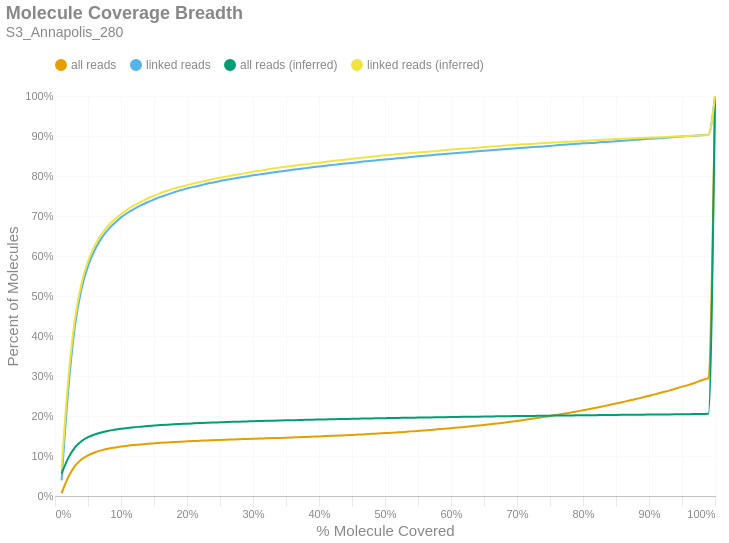

Here is the notebook cell this chart was saved with:
### Markdown cell above
### Molecule Read Coverage
This chart shows molecule coverage breadth as computed by the number of bases aligned to that molecule. In other words, "*how much of each unique long molecule is actually sequenced/aligned?*" Keep in mind there is a distinction between sequences and alignments, since some sequences belonging to a particular molecule may not align well and wouldn't appear in the alignment data. This chart also shows molecule coverage breadth as computed by the *inferred fragment* from which the aligned sequences originate. Unlike read coverage, this calculation takes into account the total insert size, including unsequenced gaps between the forward and reverse reads. Like the previous figures, these are cumulative percents.

### Code cell
if SKIPLR:
    print_html(f"Skipped")
else:
    binned_df = consolidated_hist(valids['coverage_bp'], mask, 0.01, True)
    binned_df_inf = consolidated_hist(valids['coverage_inserts'], mask, 0.01, True)
    binned_df = binned_df.with_columns(pl.lit(binned_df_inf['all reads (cumsum)']).alias('all reads (inferred)'))
    binned_df = binned_df.with_columns(pl.lit(binned_df_inf['linked reads (cumsum)']).alias('linked reads (inferred)'))
    binned_df = binned_df.with_columns(
        (pl.col('bin').cast(pl.Float64) + 0.01).alias('right_edge')
    )

    with SafeRender(binned_df):
        (
            density_plot(binned_df, 'Molecule Coverage Breadth', samplename, 'molcov', ['all reads (inferred)','linked reads (inferred)'])
            .encode(
                #x=alt.X('bin:Q', title="% Molecule Covered").axis(format = '%').scale(padding=0),
                x=alt.X('right_edge:Q', title="% Molecule Covered").axis(format='%').scale(padding=0),
                y=alt.Y('value:Q', title='Percent of Molecules')
                    .axis(format='%')
                    .stack(False)
                    .scale(domainMin=0, padding=0),
                color=alt.Color("key:N").scale(domain = ["all reads", "linked reads", "all reads (inferred)", "linked reads (inferred)"]),
                tooltip = [
                    alt.Tooltip("key:N", title = "Data Type"),
                    alt.Tooltip("range_label:N", title="% Molecule Covered"),
                    alt.Tooltip("value:Q", format = ".2%", title="% Molecules")
                ]
            )
        ).display()

### Figure 1 — Vega-Lite specification as saved in the notebook (floating-point values rounded to 4 significant figures)
{"width": "container", "height": 400, "config": {"title": {"anchor": "start", "dy": -15, "fontSize": 18, "color": "#888888", "subtitleColor": "#888888", "subtitleFontSize": 14}, "arc": {"fill": "#0072B2"}, "axis": {"domainColor": "#888888", "domainWidth": 0.5, "gridWidth": 0.2, "grid": false, "titleFontWeight": 400, "titleFontSize": 15, "labelFontSize": 11, "labelColor": "#888888", "tickColor": "#888888", "tickWidth": 0.2, "titleColor": "#888888"}, "axisBand": {"grid": false}, "axisX": {"grid": true, "tickSize": 10, "domainCap": "round"}, "axisY": {"domain": false, "grid": true, "tickSize": 0, "domainCap": "round"}, "background": "transparent", "header": {"labelFontSize": 15, "labelColor": "#888888", "titleFontSize": 15, "titleFontWeight": 600, "titleColor": "#888888"}, "legend": {"labelFont": "sans-serif", "labelFontSize": 12, "labelColor": "#888888", "symbolSize": 100, "symbolType": "circle", "titleFontSize": 12, "titlePadding": 10, "titleColor": "#888888", "title": null, "orient": "top"}, "range": {"category": ["#E69F00", "#56B4E9", "#009E73", "#F0E442", "#0072B2", "#D55E00", "#CC79A7", "#000000"], "diverging": ["#cfe8f3", "#a2d4ec", "#73bfe2", "#46abdb", "#1696d2", "#12719e"]}, "area": {"fill": "#0072B2", "fillOpacity": 0.7, "line": true, "strokeOpacity": 0.7}, "line": {"color": "#0072B2", "stroke": "#0072B2", "strokeWidth": 2}, "trail": {"color": "#0072B2", "stroke": "#0072B2", "strokeWidth": 0, "size": 1}, "point": {"filled": true, "fillOpacity": 1.0, "size": 95}, "text": {"color": "#888888", "fontSize": 11, "align": "right", "fontWeight": 400, "size": 11}, "bar": {"fill": "#0072B2", "stroke": null}, "view": {"stroke": null, "continuousWidth": 660, "continuousHeight": 400}}, "data": {"name": "data-188ecb6844c57dbc4c3f8c64d299b5ac"}, "mark": {"type": "line", "interpolate": "monotone", "point": {"opacity": 0, "size": 275}}, "encoding": {"color": {"field": "key", "scale": {"domain": ["all reads", "linked reads", "all reads (inferred)", "linked reads (inferred)"]}, "type": "nominal"}, "tooltip": [{"field": "key", "title": "Data Type", "type": "nominal"}, {"field": "range_label", "title": "% Molecule Covered", "type": "nominal"}, {"field": "value", "format": ".2%", "title": "% Molecules", "type": "quantitative"}], "x": {"axis": {"format": "%"}, "field": "right_edge", "scale": {"padding": 0}, "title": "% Molecule Covered", "type": "quantitative"}, "y": {"axis": {"format": "%"}, "field": "value", "scale": {"domainMin": 0, "padding": 0}, "stack": false, "title": "Percent of Molecules", "type": "quantitative"}}, "params": [{"name": "param_c36ac31b6afebe62", "select": {"type": "point", "fields": ["key"]}, "bind": "legend"}], "title": {"text": "Molecule Coverage Breadth", "subtitle": "S3_Annapolis_280"}, "transform": [{"fold": ["all reads (cumsum)", "linked reads (cumsum)", "all reads (inferred)", "linked reads (inferred)"]}, {"calculate": "replace(datum.key, ' (cumsum)', '')", "as": "key"}, {"filter": {"param": "param_c36ac31b6afebe62"}}], "usermeta": {"embedOptions": {"downloadFileName": "S3_Annapolis_280.molcov"}}, "$schema": "https://vega.github.io/schema/vega-lite/v6.1.0.json", "datasets": {"data-188ecb6844c57dbc4c3f8c64d299b5ac": [{"bin": "0.0", "interval": "0.0-0.01", "all reads": 0.007215, "linked reads": 0.03921, "all reads (cumsum)": 0.007215, "linked reads (cumsum)": 0.03921, "range_label": "0.0-0.01", "all reads (inferred)": 0.05573, "linked reads (inferred)": 0.0682, "right_edge": 0.01}, {"bin": "0.01", "interval": "0.01-0.02", "all reads": 0.03962, "linked reads": 0.2241, "all reads (cumsum)": 0.04684, "linked reads (cumsum)": 0.2633, "range_label": "0.01-0.02", "all reads (inferred)": 0.09479, "linked reads (inferred)": 0.2899, "right_edge": 0.02}, {"bin": "0.02", "interval": "0.02-0.03", "all reads": 0.02799, "linked reads": 0.1591, "all reads (cumsum)": 0.07483, "linked reads (cumsum)": 0.4225, "range_label": "0.02-0.03", "all reads (inferred)": 0.1212, "linked reads (inferred)": 0.4401, "right_edge": 0.03}, {"bin": "0.03", "interval": "0.03-0.04", "all reads": 0.01664, "linked reads": 0.09427, "all reads (cumsum)": 0.09147, "linked reads (cumsum)": 0.5168, "range_label": "0.03-0.04", "all reads (inferred)": 0.1371, "linked reads (inferred)": 0.5304, "right_edge": 0.04}, {"bin": "0.04", "interval": "0.04-0.05", "all reads": 0.0103, "linked reads": 0.05805, "all reads (cumsum)": 0.1018, "linked reads (cumsum)": 0.5748, "range_label": "0.04-0.05", "all reads (inferred)": 0.1471, "linked reads (inferred)": 0.5873, "right_edge": 0.05}, {"bin": "0.05", "interval": "0.05-0.06", "all reads": 0.007055, "linked reads": 0.03958, "all reads (cumsum)": 0.1088, "linked reads (cumsum)": 0.6144, "range_label": "0.05-0.06", "all reads (inferred)": 0.1538, "linked reads (inferred)": 0.6254, "right_edge": 0.06}, {"bin": "0.06", "interval": "0.06-0.07", "all reads": 0.005179, "linked reads": 0.02903, "all reads (cumsum)": 0.114, "linked reads (cumsum)": 0.6434, "range_label": "0.06-0.07", "all reads (inferred)": 0.1588, "linked reads (inferred)": 0.6535, "right_edge": 0.07}, {"bin": "0.07", "interval": "0.07-0.08", "all reads": 0.00394, "linked reads": 0.02208, "all reads (cumsum)": 0.1179, "linked reads (cumsum)": 0.6655, "range_label": "0.07-0.08", "all reads (inferred)": 0.1626, "linked reads (inferred)": 0.6748, "right_edge": 0.08}, {"bin": "0.08", "interval": "0.08-0.09", "all reads": 0.002942, "linked reads": 0.01646, "all reads (cumsum)": 0.1209, "linked reads (cumsum)": 0.682, "range_label": "0.08-0.09", "all reads (inferred)": 0.1655, "linked reads (inferred)": 0.691, "right_edge": 0.09}, {"bin": "0.09", "interval": "0.09-0.1", "all reads": 0.002632, "linked reads": 0.01457, "all reads (cumsum)": 0.1235, "linked reads (cumsum)": 0.6965, "range_label": "0.09-0.1", "all reads (inferred)": 0.168, "linked reads (inferred)": 0.7051, "right_edge": 0.1}, {"bin": "0.1", "interval": "0.1-0.11", "all reads": 0.002134, "linked reads": 0.01164, "all reads (cumsum)": 0.1256, "linked reads (cumsum)": 0.7082, "range_label": "0.1-0.11", "all reads (inferred)": 0.1701, "linked reads (inferred)": 0.7167, "right_edge": 0.11}, {"bin": "0.11", "interval": "0.11-0.12", "all reads": 0.001748, "linked reads": 0.009588, "all reads (cumsum)": 0.1274, "linked reads (cumsum)": 0.7178, "range_label": "0.11-0.12", "all reads (inferred)": 0.1719, "linked reads (inferred)": 0.727, "right_edge": 0.12}, {"bin": "0.12", "interval": "0.12-0.13", "all reads": 0.001576, "linked reads": 0.00865, "all reads (cumsum)": 0.129, "linked reads (cumsum)": 0.7264, "range_label": "0.12-0.13", "all reads (inferred)": 0.1734, "linked reads (inferred)": 0.7352, "right_edge": 0.13}, {"bin": "0.13", "interval": "0.13-0.14", "all reads": 0.001413, "linked reads": 0.007887, "all reads (cumsum)": 0.1304, "linked reads (cumsum)": 0.7343, "range_label": "0.13-0.14", "all reads (inferred)": 0.1749, "linked reads (inferred)": 0.7437, "right_edge": 0.14}, {"bin": "0.14", "interval": "0.14-0.15", "all reads": 0.001243, "linked reads": 0.006843, "all reads (cumsum)": 0.1316, "linked reads (cumsum)": 0.7411, "range_label": "0.14-0.15", "all reads (inferred)": 0.1761, "linked reads (inferred)": 0.7505, "right_edge": 0.15}, {"bin": "0.15", "interval": "0.15-0.16", "all reads": 0.001206, "linked reads": 0.006588, "all reads (cumsum)": 0.1328, "linked reads (cumsum)": 0.7477, "range_label": "0.15-0.16", "all reads (inferred)": 0.1773, "linked reads (inferred)": 0.7571, "right_edge": 0.16}, {"bin": "0.16", "interval": "0.16-0.17", "all reads": 0.001052, "linked reads": 0.005745, "all reads (cumsum)": 0.1339, "linked reads (cumsum)": 0.7535, "range_label": "0.16-0.17", "all reads (inferred)": 0.1783, "linked reads (inferred)": 0.763, "right_edge": 0.17}, {"bin": "0.17", "interval": "0.17-0.18", "all reads": 0.001012, "linked reads": 0.005584, "all reads (cumsum)": 0.1349, "linked reads (cumsum)": 0.7591, "range_label": "0.17-0.18", "all reads (inferred)": 0.1793, "linked reads (inferred)": 0.7684, "right_edge": 0.18}, {"bin": "0.18", "interval": "0.18-0.19", "all reads": 0.0009845, "linked reads": 0.00545, "all reads (cumsum)": 0.1359, "linked reads (cumsum)": 0.7645, "range_label": "0.18-0.19", "all reads (inferred)": 0.1801, "linked reads (inferred)": 0.7727, "right_edge": 0.19}, {"bin": "0.19", "interval": "0.19-0.2", "all reads": 0.0007937, "linked reads": 0.004379, "all reads (cumsum)": 0.1367, "linked reads (cumsum)": 0.7689, "range_label": "0.19-0.2", "all reads (inferred)": 0.1809, "linked reads (inferred)": 0.7771, "right_edge": 0.2}, {"bin": "0.2", "interval": "0.2-0.21", "all reads": 0.0007448, "linked reads": 0.003937, "all reads (cumsum)": 0.1374, "linked reads (cumsum)": 0.7728, "range_label": "0.2-0.21", "all reads (inferred)": 0.1816, "linked reads (inferred)": 0.781, "right_edge": 0.21}, {"bin": "0.21", "interval": "0.21-0.22", "all reads": 0.0006726, "linked reads": 0.003575, "all reads (cumsum)": 0.1381, "linked reads (cumsum)": 0.7764, "range_label": "0.21-0.22", "all reads (inferred)": 0.1823, "linked reads (inferred)": 0.785, "right_edge": 0.22}, {"bin": "0.22", "interval": "0.22-0.23", "all reads": 0.0007518, "linked reads": 0.004004, "all reads (cumsum)": 0.1388, "linked reads (cumsum)": 0.7804, "range_label": "0.22-0.23", "all reads (inferred)": 0.183, "linked reads (inferred)": 0.7889, "right_edge": 0.23}, {"bin": "0.23", "interval": "0.23-0.24", "all reads": 0.0006773, "linked reads": 0.003589, "all reads (cumsum)": 0.1395, "linked reads (cumsum)": 0.784, "range_label": "0.23-0.24", "all reads (inferred)": 0.1836, "linked reads (inferred)": 0.7923, "right_edge": 0.24}, {"bin": "0.24", "interval": "0.24-0.25", "all reads": 0.0006936, "linked reads": 0.003562, "all reads (cumsum)": 0.1402, "linked reads (cumsum)": 0.7876, "range_label": "0.24-0.25", "all reads (inferred)": 0.1842, "linked reads (inferred)": 0.7955, "right_edge": 0.25}, {"bin": "0.25", "interval": "0.25-0.26", "all reads": 0.0005726, "linked reads": 0.003, "all reads (cumsum)": 0.1408, "linked reads (cumsum)": 0.7906, "range_label": "0.25-0.26", "all reads (inferred)": 0.1848, "linked reads (inferred)": 0.7987, "right_edge": 0.26}, {"bin": "0.26", "interval": "0.26-0.27", "all reads": 0.0006051, "linked reads": 0.002866, "all reads (cumsum)": 0.1414, "linked reads (cumsum)": 0.7934, "range_label": "0.26-0.27", "all reads (inferred)": 0.1853, "linked reads (inferred)": 0.8018, "right_edge": 0.27}, {"bin": "0.27", "interval": "0.27-0.28", "all reads": 0.0005586, "linked reads": 0.002839, "all reads (cumsum)": 0.142, "linked reads (cumsum)": 0.7963, "range_label": "0.27-0.28", "all reads (inferred)": 0.1858, "linked reads (inferred)": 0.8047, "right_edge": 0.28}, {"bin": "0.28", "interval": "0.28-0.29", "all reads": 0.0005493, "linked reads": 0.002558, "all reads (cumsum)": 0.1425, "linked reads (cumsum)": 0.7988, "range_label": "0.28-0.29", "all reads (inferred)": 0.1863, "linked reads (inferred)": 0.8075, "right_edge": 0.29}, {"bin": "0.29", "interval": "0.29-0.3", "all reads": 0.0005609, "linked reads": 0.002799, "all reads (cumsum)": 0.1431, "linked reads (cumsum)": 0.8016, "range_label": "0.29-0.3", "all reads (inferred)": 0.1869, "linked reads (inferred)": 0.8104, "right_edge": 0.3}, {"bin": "0.3", "interval": "0.3-0.31", "all reads": 0.0005772, "linked reads": 0.002437, "all reads (cumsum)": 0.1436, "linked reads (cumsum)": 0.8041, "range_label": "0.3-0.31", "all reads (inferred)": 0.1874, "linked reads (inferred)": 0.8131, "right_edge": 0.31}, {"bin": "0.31", "interval": "0.31-0.32", "all reads": 0.0005586, "linked reads": 0.002451, "all reads (cumsum)": 0.1442, "linked reads (cumsum)": 0.8065, "range_label": "0.31-0.32", "all reads (inferred)": 0.1879, "linked reads (inferred)": 0.8158, "right_edge": 0.32}, {"bin": "0.32", "interval": "0.32-0.33", "all reads": 0.0005749, "linked reads": 0.002397, "all reads (cumsum)": 0.1448, "linked reads (cumsum)": 0.8089, "range_label": "0.32-0.33", "all reads (inferred)": 0.1884, "linked reads (inferred)": 0.8185, "right_edge": 0.33}, {"bin": "0.33", "interval": "0.33-0.34", "all reads": 0.0005307, "linked reads": 0.002156, "all reads (cumsum)": 0.1453, "linked reads (cumsum)": 0.8111, "range_label": "0.33-0.34", "all reads (inferred)": 0.1888, "linked reads (inferred)": 0.8209, "right_edge": 0.34}, {"bin": "0.34", "interval": "0.34-0.35", "all reads": 0.0005702, "linked reads": 0.002089, "all reads (cumsum)": 0.1459, "linked reads (cumsum)": 0.8131, "range_label": "0.34-0.35", "all reads (inferred)": 0.1892, "linked reads (inferred)": 0.8232, "right_edge": 0.35}, {"bin": "0.35", "interval": "0.35-0.36", "all reads": 0.0006261, "linked reads": 0.002437, "all reads (cumsum)": 0.1465, "linked reads (cumsum)": 0.8156, "range_label": "0.35-0.36", "all reads (inferred)": 0.1896, "linked reads (inferred)": 0.8252, "right_edge": 0.36}, {"bin": "0.36", "interval": "0.36-0.37", "all reads": 0.0006307, "linked reads": 0.002129, "all reads (cumsum)": 0.1471, "linked reads (cumsum)": 0.8177, "range_label": "0.36-0.37", "all reads (inferred)": 0.19, "linked reads (inferred)": 0.8272, "right_edge": 0.37}, {"bin": "0.37", "interval": "0.37-0.38", "all reads": 0.0005958, "linked reads": 0.001982, "all reads (cumsum)": 0.1477, "linked reads (cumsum)": 0.8197, "range_label": "0.37-0.38", "all reads (inferred)": 0.1904, "linked reads (inferred)": 0.8294, "right_edge": 0.38}, {"bin": "0.38", "interval": "0.38-0.39", "all reads": 0.0006494, "linked reads": 0.002143, "all reads (cumsum)": 0.1484, "linked reads (cumsum)": 0.8218, "range_label": "0.38-0.39", "all reads (inferred)": 0.1907, "linked reads (inferred)": 0.8312, "right_edge": 0.39}, {"bin": "0.39", "interval": "0.39-0.4", "all reads": 0.000661, "linked reads": 0.001888, "all reads (cumsum)": 0.149, "linked reads (cumsum)": 0.8237, "range_label": "0.39-0.4", "all reads (inferred)": 0.1911, "linked reads (inferred)": 0.8333, "right_edge": 0.4}, {"bin": "0.4", "interval": "0.4-0.41", "all reads": 0.0007006, "linked reads": 0.002049, "all reads (cumsum)": 0.1497, "linked reads (cumsum)": 0.8258, "range_label": "0.4-0.41", "all reads (inferred)": 0.1915, "linked reads (inferred)": 0.8353, "right_edge": 0.41}, {"bin": "0.41", "interval": "0.41-0.42", "all reads": 0.0006796, "linked reads": 0.001741, "all reads (cumsum)": 0.1504, "linked reads (cumsum)": 0.8275, "range_label": "0.41-0.42", "all reads (inferred)": 0.1919, "linked reads (inferred)": 0.8372, "right_edge": 0.42}, {"bin": "0.42", "interval": "0.42-0.43", "all reads": 0.0007681, "linked reads": 0.002009, "all reads (cumsum)": 0.1512, "linked reads (cumsum)": 0.8295, "range_label": "0.42-0.43", "all reads (inferred)": 0.1922, "linked reads (inferred)": 0.8392, "right_edge": 0.43}, {"bin": "0.43", "interval": "0.43-0.44", "all reads": 0.0006959, "linked reads": 0.001553, "all reads (cumsum)": 0.1519, "linked reads (cumsum)": 0.8311, "range_label": "0.43-0.44", "all reads (inferred)": 0.1926, "linked reads (inferred)": 0.841, "right_edge": 0.44}, {"bin": "0.44", "interval": "0.44-0.45", "all reads": 0.0008053, "linked reads": 0.001701, "all reads (cumsum)": 0.1527, "linked reads (cumsum)": 0.8328, "range_label": "0.44-0.45", "all reads (inferred)": 0.1929, "linked reads (inferred)": 0.8428, "right_edge": 0.45}, {"bin": "0.45", "interval": "0.45-0.46", "all reads": 0.0008542, "linked reads": 0.001875, "all reads (cumsum)": 0.1535, "linked reads (cumsum)": 0.8347, "range_label": "0.45-0.46", "all reads (inferred)": 0.1932, "linked reads (inferred)": 0.8446, "right_edge": 0.46}, {"bin": "0.46", "interval": "0.46-0.47", "all reads": 0.000945, "linked reads": 0.002022, "all reads (cumsum)": 0.1545, "linked reads (cumsum)": 0.8367, "range_label": "0.46-0.47", "all reads (inferred)": 0.1936, "linked reads (inferred)": 0.8465, "right_edge": 0.47}, {"bin": "0.47", "interval": "0.47-0.48", "all reads": 0.0008844, "linked reads": 0.001446, "all reads (cumsum)": 0.1554, "linked reads (cumsum)": 0.8381, "range_label": "0.47-0.48", "all reads (inferred)": 0.1939, "linked reads (inferred)": 0.8482, "right_edge": 0.48}, {"bin": "0.48", "interval": "0.48-0.49", "all reads": 0.0008263, "linked reads": 0.001701, "all reads (cumsum)": 0.1562, "linked reads (cumsum)": 0.8398, "range_label": "0.48-0.49", "all reads (inferred)": 0.1943, "linked reads (inferred)": 0.8501, "right_edge": 0.49}, {"bin": "0.49", "interval": "0.49-0.5", "all reads": 0.001038, "linked reads": 0.001473, "all reads (cumsum)": 0.1572, "linked reads (cumsum)": 0.8413, "range_label": "0.49-0.5", "all reads (inferred)": 0.1946, "linked reads (inferred)": 0.8517, "right_edge": 0.5}, {"bin": "0.5", "interval": "0.5-0.51", "all reads": 0.0008844, "linked reads": 0.001366, "all reads (cumsum)": 0.1581, "linked reads (cumsum)": 0.8427, "range_label": "0.5-0.51", "all reads (inferred)": 0.1949, "linked reads (inferred)": 0.8532, "right_edge": 0.51}, {"bin": "0.51", "interval": "0.51-0.52", "all reads": 0.001064, "linked reads": 0.00158, "all reads (cumsum)": 0.1592, "linked reads (cumsum)": 0.8442, "range_label": "0.51-0.52", "all reads (inferred)": 0.1953, "linked reads (inferred)": 0.855, "right_edge": 0.52}, {"bin": "0.52", "interval": "0.52-0.53", "all reads": 0.00112, "linked reads": 0.0015, "all reads (cumsum)": 0.1603, "linked reads (cumsum)": 0.8457, "range_label": "0.52-0.53", "all reads (inferred)": 0.1955, "linked reads (inferred)": 0.8561, "right_edge": 0.53}, {"bin": "0.53", "interval": "0.53-0.54", "all reads": 0.001268, "linked reads": 0.001741, "all reads (cumsum)": 0.1616, "linked reads (cumsum)": 0.8475, "range_label": "0.53-0.54", "all reads (inferred)": 0.1957, "linked reads (inferred)": 0.8575, "right_edge": 0.54}, {"bin": "0.54", "interval": "0.54-0.55", "all reads": 0.001182, "linked reads": 0.001674, "all reads (cumsum)": 0.1628, "linked reads (cumsum)": 0.8492, "range_label": "0.54-0.55", "all reads (inferred)": 0.196, "linked reads (inferred)": 0.8587, "right_edge": 0.55}, {"bin": "0.55", "interval": "0.55-0.56", "all reads": 0.001261, "linked reads": 0.001553, "all reads (cumsum)": 0.164, "linked reads (cumsum)": 0.8507, "range_label": "0.55-0.56", "all reads (inferred)": 0.1963, "linked reads (inferred)": 0.86, "right_edge": 0.56}, {"bin": "0.56", "interval": "0.56-0.57", "all reads": 0.001259, "linked reads": 0.00146, "all reads (cumsum)": 0.1653, "linked reads (cumsum)": 0.8522, "range_label": "0.56-0.57", "all reads (inferred)": 0.1965, "linked reads (inferred)": 0.8615, "right_edge": 0.57}, {"bin": "0.57", "interval": "0.57-0.58", "all reads": 0.001385, "linked reads": 0.001419, "all reads (cumsum)": 0.1667, "linked reads (cumsum)": 0.8536, "range_label": "0.57-0.58", "all reads (inferred)": 0.1968, "linked reads (inferred)": 0.8628, "right_edge": 0.58}, {"bin": "0.58", "interval": "0.58-0.59", "all reads": 0.001364, "linked reads": 0.001406, "all reads (cumsum)": 0.168, "linked reads (cumsum)": 0.855, "range_label": "0.58-0.59", "all reads (inferred)": 0.1971, "linked reads (inferred)": 0.8645, "right_edge": 0.59}, {"bin": "0.59", "interval": "0.59-0.6", "all reads": 0.00145, "linked reads": 0.001299, "all reads (cumsum)": 0.1695, "linked reads (cumsum)": 0.8563, "range_label": "0.59-0.6", "all reads (inferred)": 0.1974, "linked reads (inferred)": 0.8661, "right_edge": 0.6}, {"bin": "0.6", "interval": "0.6-0.61", "all reads": 0.001494, "linked reads": 0.001245, "all reads (cumsum)": 0.171, "linked reads (cumsum)": 0.8575, "range_label": "0.6-0.61", "all reads (inferred)": 0.1977, "linked reads (inferred)": 0.8672, "right_edge": 0.61}, {"bin": "0.61", "interval": "0.61-0.62", "all reads": 0.001622, "linked reads": 0.001433, "all reads (cumsum)": 0.1726, "linked reads (cumsum)": 0.859, "range_label": "0.61-0.62", "all reads (inferred)": 0.1979, "linked reads (inferred)": 0.8684, "right_edge": 0.62}, {"bin": "0.62", "interval": "0.62-0.63", "all reads": 0.001632, "linked reads": 0.001473, "all reads (cumsum)": 0.1742, "linked reads (cumsum)": 0.8604, "range_label": "0.62-0.63", "all reads (inferred)": 0.1981, "linked reads (inferred)": 0.8695, "right_edge": 0.63}, {"bin": "0.63", "interval": "0.63-0.64", "all reads": 0.001748, "linked reads": 0.001419, "all reads (cumsum)": 0.176, "linked reads (cumsum)": 0.8619, "range_label": "0.63-0.64", "all reads (inferred)": 0.1984, "linked reads (inferred)": 0.8709, "right_edge": 0.64}, {"bin": "0.64", "interval": "0.64-0.65", "all reads": 0.001771, "linked reads": 0.001272, "all reads (cumsum)": 0.1777, "linked reads (cumsum)": 0.8631, "range_label": "0.64-0.65", "all reads (inferred)": 0.1987, "linked reads (inferred)": 0.8723, "right_edge": 0.65}, {"bin": "0.65", "interval": "0.65-0.66", "all reads": 0.001892, "linked reads": 0.001299, "all reads (cumsum)": 0.1796, "linked reads (cumsum)": 0.8644, "range_label": "0.65-0.66", "all reads (inferred)": 0.1989, "linked reads (inferred)": 0.8736, "right_edge": 0.66}, {"bin": "0.66", "interval": "0.66-0.67", "all reads": 0.001846, "linked reads": 0.001299, "all reads (cumsum)": 0.1815, "linked reads (cumsum)": 0.8657, "range_label": "0.66-0.67", "all reads (inferred)": 0.1991, "linked reads (inferred)": 0.8746, "right_edge": 0.67}, {"bin": "0.67", "interval": "0.67-0.68", "all reads": 0.001918, "linked reads": 0.001178, "all reads (cumsum)": 0.1834, "linked reads (cumsum)": 0.8669, "range_label": "0.67-0.68", "all reads (inferred)": 0.1994, "linked reads (inferred)": 0.876, "right_edge": 0.68}, {"bin": "0.68", "interval": "0.68-0.69", "all reads": 0.002034, "linked reads": 0.001286, "all reads (cumsum)": 0.1854, "linked reads (cumsum)": 0.8682, "range_label": "0.68-0.69", "all reads (inferred)": 0.1996, "linked reads (inferred)": 0.877, "right_edge": 0.69}, {"bin": "0.69", "interval": "0.69-0.7", "all reads": 0.002227, "linked reads": 0.001219, "all reads (cumsum)": 0.1877, "linked reads (cumsum)": 0.8694, "range_label": "0.69-0.7", "all reads (inferred)": 0.1998, "linked reads (inferred)": 0.878, "right_edge": 0.7}, {"bin": "0.7", "interval": "0.7-0.71", "all reads": 0.00233, "linked reads": 0.001312, "all reads (cumsum)": 0.19, "linked reads (cumsum)": 0.8707, "range_label": "0.7-0.71", "all reads (inferred)": 0.2, "linked reads (inferred)": 0.8791, "right_edge": 0.71}, {"bin": "0.71", "interval": "0.71-0.72", "all reads": 0.002383, "linked reads": 0.001058, "all reads (cumsum)": 0.1924, "linked reads (cumsum)": 0.8718, "range_label": "0.71-0.72", "all reads (inferred)": 0.2002, "linked reads (inferred)": 0.88, "right_edge": 0.72}, {"bin": "0.72", "interval": "0.72-0.73", "all reads": 0.00246, "linked reads": 0.001138, "all reads (cumsum)": 0.1948, "linked reads (cumsum)": 0.8729, "range_label": "0.72-0.73", "all reads (inferred)": 0.2004, "linked reads (inferred)": 0.8812, "right_edge": 0.73}, {"bin": "0.73", "interval": "0.73-0.74", "all reads": 0.002407, "linked reads": 0.0009775, "all reads (cumsum)": 0.1972, "linked reads (cumsum)": 0.8739, "range_label": "0.73-0.74", "all reads (inferred)": 0.2006, "linked reads (inferred)": 0.8823, "right_edge": 0.74}, {"bin": "0.74", "interval": "0.74-0.75", "all reads": 0.002705, "linked reads": 0.001366, "all reads (cumsum)": 0.1999, "linked reads (cumsum)": 0.8753, "range_label": "0.74-0.75", "all reads (inferred)": 0.2008, "linked reads (inferred)": 0.8832, "right_edge": 0.75}, {"bin": "0.75", "interval": "0.75-0.76", "all reads": 0.002684, "linked reads": 0.001473, "all reads (cumsum)": 0.2026, "linked reads (cumsum)": 0.8767, "range_label": "0.75-0.76", "all reads (inferred)": 0.201, "linked reads (inferred)": 0.8841, "right_edge": 0.76}, {"bin": "0.76", "interval": "0.76-0.77", "all reads": 0.002779, "linked reads": 0.001299, "all reads (cumsum)": 0.2054, "linked reads (cumsum)": 0.878, "range_label": "0.76-0.77", "all reads (inferred)": 0.2012, "linked reads (inferred)": 0.885, "right_edge": 0.77}, {"bin": "0.77", "interval": "0.77-0.78", "all reads": 0.002767, "linked reads": 0.001165, "all reads (cumsum)": 0.2082, "linked reads (cumsum)": 0.8792, "range_label": "0.77-0.78", "all reads (inferred)": 0.2014, "linked reads (inferred)": 0.8859, "right_edge": 0.78}, {"bin": "0.78", "interval": "0.78-0.79", "all reads": 0.003, "linked reads": 0.001165, "all reads (cumsum)": 0.2112, "linked reads (cumsum)": 0.8804, "range_label": "0.78-0.79", "all reads (inferred)": 0.2016, "linked reads (inferred)": 0.8868, "right_edge": 0.79}, {"bin": "0.79", "interval": "0.79-0.8", "all reads": 0.003221, "linked reads": 0.001205, "all reads (cumsum)": 0.2144, "linked reads (cumsum)": 0.8816, "range_label": "0.79-0.8", "all reads (inferred)": 0.2018, "linked reads (inferred)": 0.8877, "right_edge": 0.8}, {"bin": "0.8", "interval": "0.8-0.81", "all reads": 0.002991, "linked reads": 0.0007901, "all reads (cumsum)": 0.2174, "linked reads (cumsum)": 0.8824, "range_label": "0.8-0.81", "all reads (inferred)": 0.202, "linked reads (inferred)": 0.8888, "right_edge": 0.81}, {"bin": "0.81", "interval": "0.81-0.82", "all reads": 0.003284, "linked reads": 0.001058, "all reads (cumsum)": 0.2207, "linked reads (cumsum)": 0.8834, "range_label": "0.81-0.82", "all reads (inferred)": 0.2022, "linked reads (inferred)": 0.8897, "right_edge": 0.82}, {"bin": "0.82", "interval": "0.82-0.83", "all reads": 0.00344, "linked reads": 0.001419, "all reads (cumsum)": 0.2241, "linked reads (cumsum)": 0.8848, "range_label": "0.82-0.83", "all reads (inferred)": 0.2023, "linked reads (inferred)": 0.8905, "right_edge": 0.83}, {"bin": "0.83", "interval": "0.83-0.84", "all reads": 0.003456, "linked reads": 0.001044, "all reads (cumsum)": 0.2276, "linked reads (cumsum)": 0.8859, "range_label": "0.83-0.84", "all reads (inferred)": 0.2025, "linked reads (inferred)": 0.8914, "right_edge": 0.84}, {"bin": "0.84", "interval": "0.84-0.85", "all reads": 0.003489, "linked reads": 0.0008034, "all reads (cumsum)": 0.2311, "linked reads (cumsum)": 0.8867, "range_label": "0.84-0.85", "all reads (inferred)": 0.2027, "linked reads (inferred)": 0.8922, "right_edge": 0.85}, {"bin": "0.85", "interval": "0.85-0.86", "all reads": 0.003712, "linked reads": 0.001165, "all reads (cumsum)": 0.2348, "linked reads (cumsum)": 0.8879, "range_label": "0.85-0.86", "all reads (inferred)": 0.2028, "linked reads (inferred)": 0.8929, "right_edge": 0.86}, {"bin": "0.86", "interval": "0.86-0.87", "all reads": 0.003768, "linked reads": 0.001473, "all reads (cumsum)": 0.2385, "linked reads (cumsum)": 0.8893, "range_label": "0.86-0.87", "all reads (inferred)": 0.203, "linked reads (inferred)": 0.8938, "right_edge": 0.87}, {"bin": "0.87", "interval": "0.87-0.88", "all reads": 0.003926, "linked reads": 0.001205, "all reads (cumsum)": 0.2425, "linked reads (cumsum)": 0.8905, "range_label": "0.87-0.88", "all reads (inferred)": 0.2032, "linked reads (inferred)": 0.8943, "right_edge": 0.88}, {"bin": "0.88", "interval": "0.88-0.89", "all reads": 0.003854, "linked reads": 0.001205, "all reads (cumsum)": 0.2463, "linked reads (cumsum)": 0.8917, "range_label": "0.88-0.89", "all reads (inferred)": 0.2033, "linked reads (inferred)": 0.8951, "right_edge": 0.89}, {"bin": "0.89", "interval": "0.89-0.9", "all reads": 0.004103, "linked reads": 0.001152, "all reads (cumsum)": 0.2504, "linked reads (cumsum)": 0.8929, "range_label": "0.89-0.9", "all reads (inferred)": 0.2035, "linked reads (inferred)": 0.8958, "right_edge": 0.9}, {"bin": "0.9", "interval": "0.9-0.91", "all reads": 0.004192, "linked reads": 0.001085, "all reads (cumsum)": 0.2546, "linked reads (cumsum)": 0.894, "range_label": "0.9-0.91", "all reads (inferred)": 0.2036, "linked reads (inferred)": 0.8966, "right_edge": 0.91}, {"bin": "0.91", "interval": "0.91-0.92", "all reads": 0.004664, "linked reads": 0.001058, "all reads (cumsum)": 0.2593, "linked reads (cumsum)": 0.895, "range_label": "0.91-0.92", "all reads (inferred)": 0.2038, "linked reads (inferred)": 0.8972, "right_edge": 0.92}, {"bin": "0.92", "interval": "0.92-0.93", "all reads": 0.004201, "linked reads": 0.001352, "all reads (cumsum)": 0.2635, "linked reads (cumsum)": 0.8964, "range_label": "0.92-0.93", "all reads (inferred)": 0.2039, "linked reads (inferred)": 0.8978, "right_edge": 0.93}, {"bin": "0.93", "interval": "0.93-0.94", "all reads": 0.004823, "linked reads": 0.001125, "all reads (cumsum)": 0.2683, "linked reads (cumsum)": 0.8975, "range_label": "0.93-0.94", "all reads (inferred)": 0.2041, "linked reads (inferred)": 0.8986, "right_edge": 0.94}, {"bin": "0.94", "interval": "0.94-0.95", "all reads": 0.005065, "linked reads": 0.0009909, "all reads (cumsum)": 0.2734, "linked reads (cumsum)": 0.8985, "range_label": "0.94-0.95", "all reads (inferred)": 0.2043, "linked reads (inferred)": 0.8994, "right_edge": 0.95}, {"bin": "0.95", "interval": "0.95-0.96", "all reads": 0.00439, "linked reads": 0.001245, "all reads (cumsum)": 0.2777, "linked reads (cumsum)": 0.8997, "range_label": "0.95-0.96", "all reads (inferred)": 0.2047, "linked reads (inferred)": 0.9001, "right_edge": 0.96}, {"bin": "0.96", "interval": "0.96-0.97", "all reads": 0.005523, "linked reads": 0.0009106, "all reads (cumsum)": 0.2833, "linked reads (cumsum)": 0.9007, "range_label": "0.96-0.97", "all reads (inferred)": 0.2049, "linked reads (inferred)": 0.901, "right_edge": 0.97}, {"bin": "0.97", "interval": "0.97-0.98", "all reads": 0.006198, "linked reads": 0.001219, "all reads (cumsum)": 0.2895, "linked reads (cumsum)": 0.9019, "range_label": "0.97-0.98", "all reads (inferred)": 0.2051, "linked reads (inferred)": 0.9019, "right_edge": 0.98}, {"bin": "0.98", "interval": "0.98-0.99", "all reads": 0.005628, "linked reads": 0.001326, "all reads (cumsum)": 0.2951, "linked reads (cumsum)": 0.9032, "range_label": "0.98-0.99", "all reads (inferred)": 0.2054, "linked reads (inferred)": 0.9022, "right_edge": 0.99}, {"bin": "0.99", "interval": "0.99-1.0", "all reads": 0.7049, "linked reads": 0.0968, "all reads (cumsum)": 1.0, "linked reads (cumsum)": 1.0, "range_label": "0.99-1.0", "all reads (inferred)": 1.0, "linked reads (inferred)": 1.0, "right_edge": 1.0}]}}
